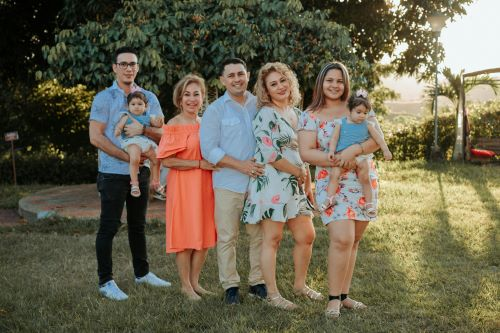
#> input picture demo11.jpg, 500 x 333 px
$ jupyter execute 'Face Detection.ipynb'
#> lines starting #> are read from the running program, lines starting #| are printed output that depends on the picture; after the words box and inside, x2 and y2 are one past the last pixel; in counts of white or black regions, pixels touching at a corner belong together
[cell 1]
import cv2

[cell 2]
face_cascade = cv2.CascadeClassifier('haarcascade_frontalface_default.xml')

[cell 3]
img = cv2.imread('demo11.jpg')
#> img is the input picture: shape (333, 500, 3); mean B, G, R 79.2, 100.4, 107

[cell 4]
gray = cv2.cvtColor(img, cv2.COLOR_BGR2GRAY)
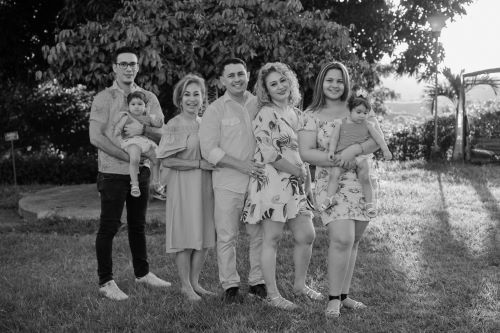
#> gray: shape (333, 500); min 0, max 255, mean 99.9

[cell 5]
faces = face_cascade.detectMultiScale(gray, 1.1, 4)
#> faces = [[114, 54, 28, 28], [222, 64, 28, 28], [319, 70, 28, 28], [177, 83, 30, 30]]

[cell 6]
for (x, y, w, h) in faces:
    cv2.rectangle(img, (x, y), (x+w, y+h), (0, 0, 255), 2)
#> this loop made 4 passes
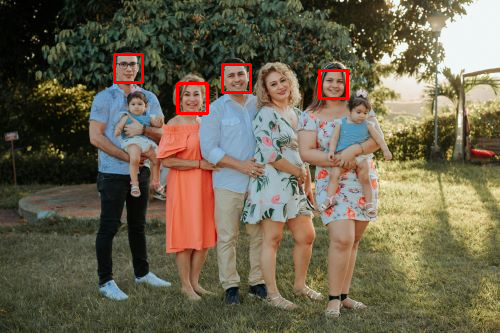
#> img: shape (333, 500, 3); 0.81% of pixels changed, all inside (x1, y1, x2, y2) = (113, 53, 349, 115)
